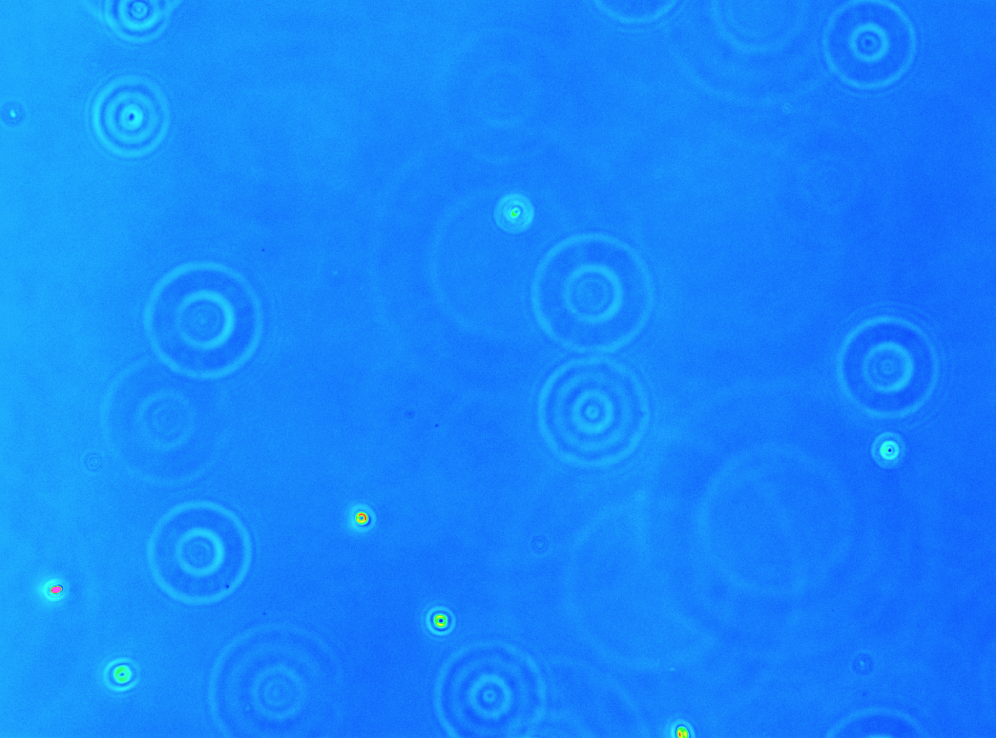
//> input picture 3DV1/unnamed.png, 996 x 738 px
$ ./new3DCode   (built with g++ and OpenCV 4)
//> lines starting //> are read from the running program, lines starting //| are printed output that depends on the picture; after the words box and inside, x2 and y2 are one past the last pixel; in counts of white or black regions, pixels touching at a corner belong together
#include <opencv2/opencv.hpp>
#include <opencv2/imgproc/imgproc.hpp>
#include <opencv2/objdetect/objdetect.hpp>
#include <opencv2/highgui/highgui.hpp>
#include <iostream>
#include <unistd.h>

using namespace cv;
using namespace std;

#define columns 996
#define rows 738

int intensity(int y, int x, Mat im){
  return (int)im.at<uchar>(Point(x,y));
}

// [53 lines of commented-out code are left out]

void findPeaks(int pixVal, Mat im, int numSmall = 11, int numLarge = 101, float thresh = 5){//for now pixVal is the y value, averaging together 11 values: 11 = minimum width of airy ring
  //borderline case marked when adjacent pixels = 255
  float vals[rows][columns];
  Mat im2=im.clone();
  namedWindow("og",0);
  imshow("og",im);
  for(pixVal = 0; pixVal < rows - 1; pixVal++){
    long integral[columns] = {0}, average = 0;//average of all values
    for(int i = 0; i < columns; i++)
      average += (int)im.at<uchar>(pixVal,i);
    average /= columns;
    integral[0] = (int)im.at<uchar>(pixVal,0);
    for(int i = 1; i < columns; i++){
      integral[i] = (int)im.at<uchar>(pixVal,i) + integral[i-1];
    }
   //sum cancels noise as in grainy, largeSum cancels lighting noise (eg. bright spot)
    int sum[columns] = {0};//sum is sum of 11 integers around n, first and last 11/2 undefined
    long long largeSum[columns] = {0};// largeSum is sum of 101 integers around n, makes up for deviations in background
    for(int i = 0; i < numSmall; i++){
      sum[numSmall/2] += (int)im.at<uchar>(pixVal,i);
    }
    for(int i = numSmall/2+1; i < columns - numSmall/2; i++){
      sum[i] = sum[i-1] - (int)im.at<uchar>(pixVal,i-numSmall/2-1) + (int)im.at<uchar>(pixVal,i+numSmall/2);
    }
    for(int i = 0; i < numLarge; i++){
      largeSum[numLarge/2] += (int)im.at<uchar>(pixVal,i);
    }
    for(int i = numLarge/2+1; i < columns - numLarge/2; i++){
      largeSum[i] = largeSum[i-1] - (int)im.at<uchar>(pixVal,i-numLarge/2-1) + (int)im.at<uchar>(pixVal,i+numLarge/2);
    }
    for(int i = numLarge/2+1; i < columns - numLarge/2-1; i++){//testing each point
      if(sum[i-1] <= sum[i] && sum[i+1] <= sum[i]){//some kind of peak: change?
        if(/*intensity(i,pixVal,im)*/sum[i]/numSmall -largeSum[i]/numLarge > thresh){//change?
           im2.at<uchar>(pixVal,i) = 255;
           //cout << i << " " << sum[i]/numSmall << " " << largeSum[i]/numLarge << endl;
         }
      }
    }
  }
  for(pixVal = 0; pixVal < columns - 1; pixVal++){
    long integral[rows] = {0}, average = 0;//average of all values
    for(int i = 0; i < rows; i++)
      average += (int)im.at<uchar>(i,pixVal);
    average /= rows;
    integral[0] = (int)im.at<uchar>(0,pixVal);
    for(int i = 1; i < rows; i++){
      integral[i] = (int)im.at<uchar>(i,pixVal) + integral[i-1];
    }
   //sum cancels noise as in grainy, largeSum cancels lighting noise (eg. bright spot)
    int sum[rows] = {0};//sum is sum of 11 integers around n, first and last 11/2 undefined
    long long largeSum[rows] = {0};// largeSum is sum of 101 integers around n, makes up for deviations in background
    for(int i = 0; i < numSmall; i++){
      sum[numSmall/2] += (int)im.at<uchar>(i,pixVal);
    }
    for(int i = numSmall/2+1; i < rows - numSmall/2; i++){
      sum[i] = sum[i-1] - (int)im.at<uchar>(i-numSmall/2-1,pixVal) + (int)im.at<uchar>(i+numSmall/2,pixVal);
    }
    for(int i = 0; i < numLarge; i++){
      largeSum[numLarge/2] += (int)im.at<uchar>(i,pixVal);
    }
    for(int i = numLarge/2+1; i < rows - numLarge/2; i++){
      largeSum[i] = largeSum[i-1] - (int)im.at<uchar>(i-numLarge/2-1,pixVal) + (int)im.at<uchar>(i+numLarge/2,pixVal);
    }
    for(int i = numLarge/2+1; i < rows - numLarge/2-1; i++){//testing each point
      if(sum[i-1] <= sum[i] && sum[i+1] <= sum[i]){//some kind of peak
        float x = /*intensity(i,pixVal,im)*/sum[i]/(float)numSmall -largeSum[i]/(float)numLarge;
        if(x > thresh){
           im2.at<uchar>(i,pixVal) = 255;
           //cout << i << " " << sum[i]/numSmall << " " << largeSum[i]/numLarge << endl;
         }
         //else if(x > thresh - 3 && im2.at<uchar>(i,pixVal) )
      }
    }
  }
  for(int r = 0; r < rows; r++){
    for(int c = 0; c < columns; c++){
      if(im2.at<uchar>(r,c) != 255){
        im2.at<uchar>(r,c) = 0;
      }
    }
  }
  namedWindow("no blur",0);
  imshow("no blur",im2);
  GaussianBlur(im2,im2,Size(9,9),0);


  namedWindow("a",0);
  imshow("a",im2);
}

int main(int argc, char** argv){
    ofstream fout;
    fout.open("data.csv");
    String imageName("unnamed.png");
    Mat og = imread(imageName, IMREAD_COLOR);
//> og is the input picture: 738 rows x 996 cols, CV_8UC3; mean B, G, R 251.1, 134.3, 22.9
    cvtColor(og,og,COLOR_BGR2GRAY);//grayscale
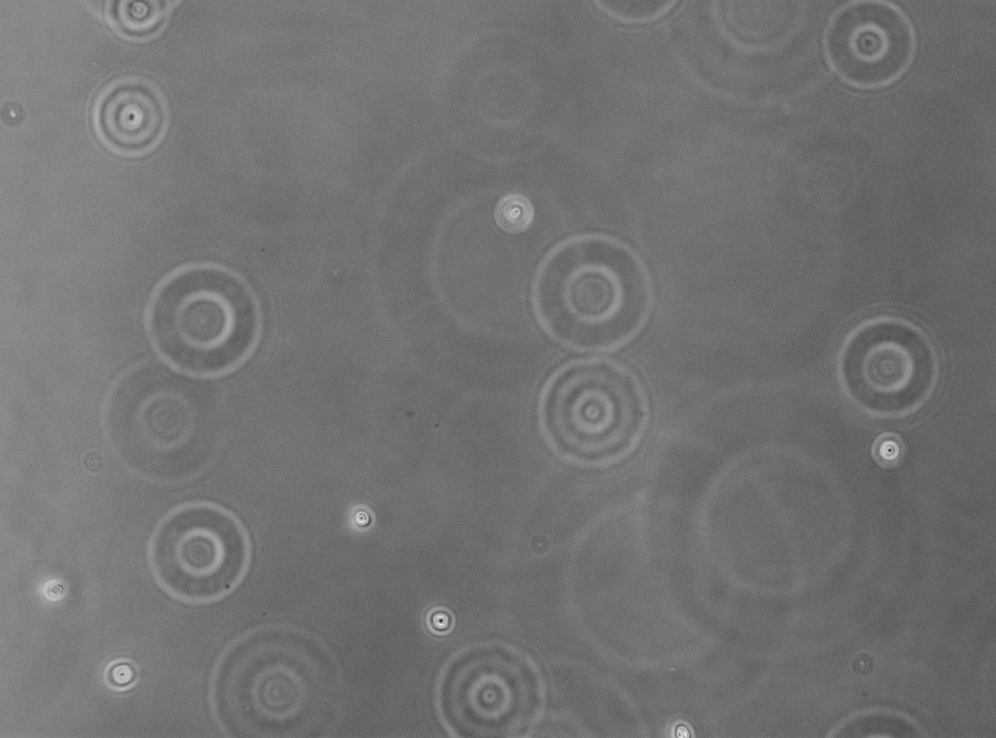
//> og: 738 rows x 996 cols, CV_8UC1; min 53, max 228, mean 114.3
    Mat newIm=og.clone();
    //GaussianBlur(og,og,Size(9,9),0);
    //namedWindow("gray",0);
    //imshow("gray",image);
    //make sure input is valid
    if( og.empty() )
    {
        cout <<  "Could not open or find the image" << std::endl ;
        return -1;
    }
    Mat image=og.clone();
    //Canny(image,image,300,300,5);
    //findPeaks(500);
    for(int x = 0; x < og.cols; x++){
      fout << (int)og.at<uchar>(250,x) << endl;
    }
    cout << endl << endl;
    findPeaks(500,og,11,101,4.5);
//> the loop in findPeaks, `for(pixVal = 0; pixVal < rows - 1; pixVal++)` made 737 passes
//> average on passes 1 to 3: 119, 118, 118
//> after the loop in findPeaks, `for(pixVal = 0; pixVal < rows - 1; pixVal++)`:
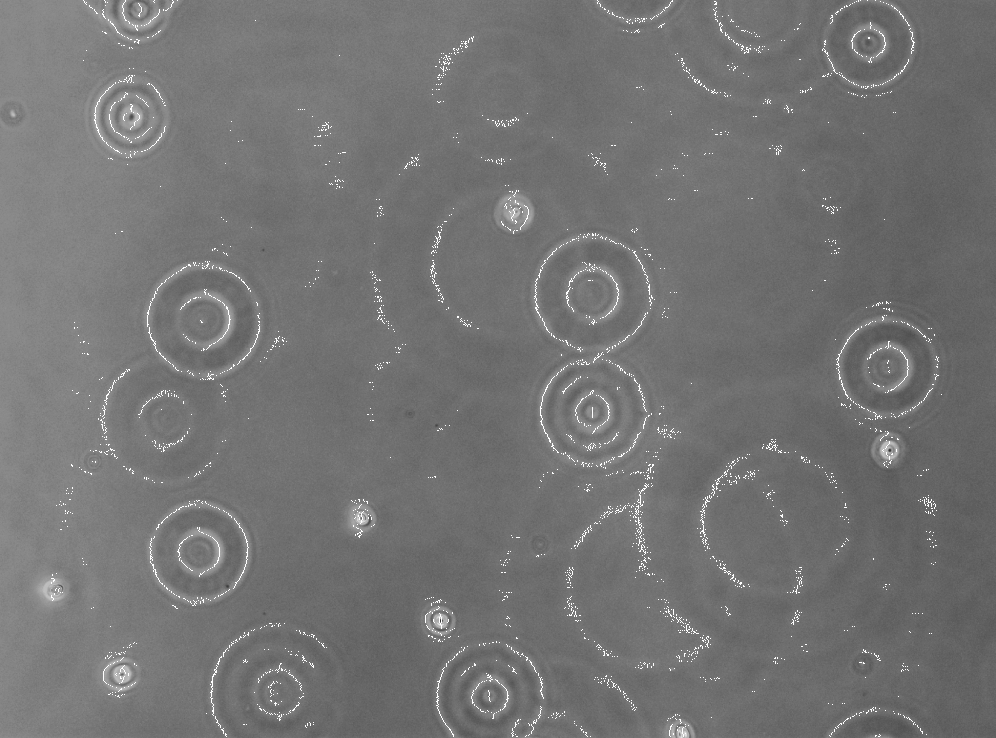
//> im2: 738 rows x 996 cols, CV_8UC1; 1.06% of pixels changed, all inside (x1, y1, x2, y2) = (51, 0, 942, 737)
//> the loop in findPeaks, `for(pixVal = 0; pixVal < columns - 1; pixVal++)` made 995 passes
//> average on passes 1 to 3: 135, 134, 134
//> after the loop in findPeaks, `for(pixVal = 0; pixVal < columns - 1; pixVal++)`:
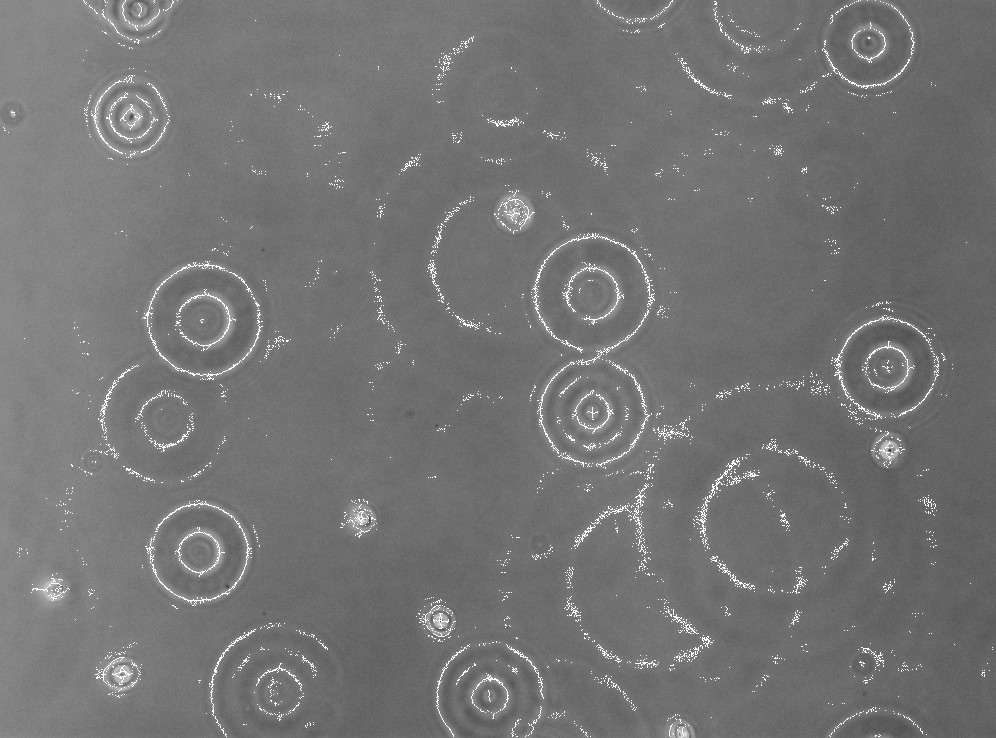
//> im2: 738 rows x 996 cols, CV_8UC1; 0.69% of pixels changed, all inside (x1, y1, x2, y2) = (3, 51, 993, 687)
//> after the loop in findPeaks, `for(int r = 0; r < rows; r++)`:
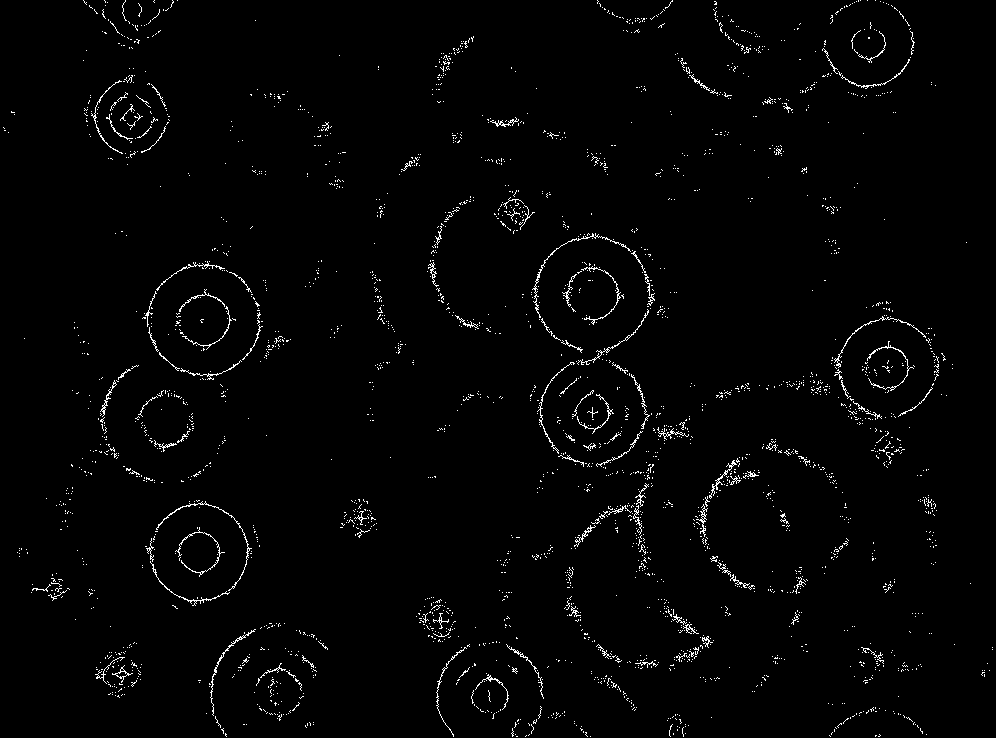
//> im2: 738 rows x 996 cols, CV_8UC1; 1.8% white in thin lines or dots
//> in findPeaks, `GaussianBlur(im2,im2,Size(9,9),0);`:
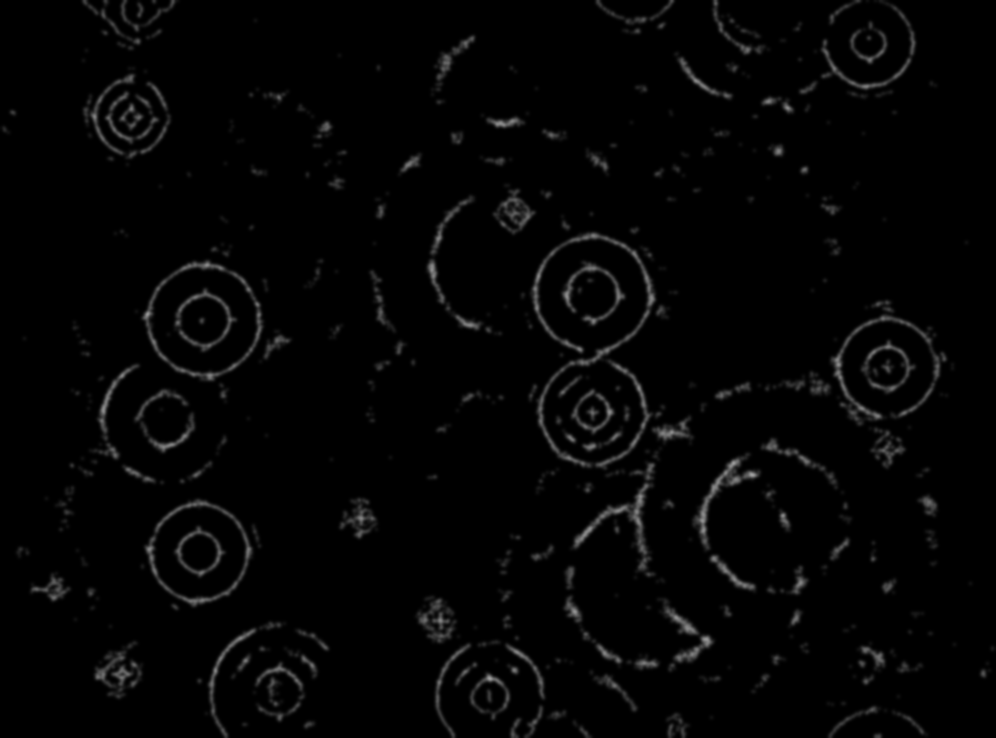
//> im2: 738 rows x 996 cols, CV_8UC1; 17.93% of pixels changed, all inside (x1, y1, x2, y2) = (0, 0, 996, 738)
    //findPeaks(500,newIm,"b");
    //namedWindow("test",0);
    //imshow("test",image);
    waitKey(0);
  	return 0;
}

$ run again, with 3DV1/lightCell.png copied over 3DV1/unnamed.png
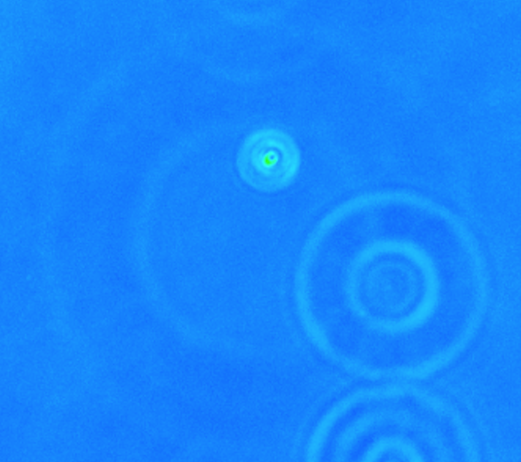
//> input picture 3DV1/lightCell.png, 1042 x 924 px (shown at 1/2 size)
//> og is the input picture: 924 rows x 1042 cols, CV_8UC3; mean B, G, R 251.1, 134.6, 22.9
//> og: 924 rows x 1042 cols, CV_8UC1
//> the loop in findPeaks, `for(pixVal = 0; pixVal < rows - 1; pixVal++)` made 737 passes
//> average on passes 1 to 3: 114, 114, 114
//> after the loop in findPeaks, `for(pixVal = 0; pixVal < rows - 1; pixVal++)`:
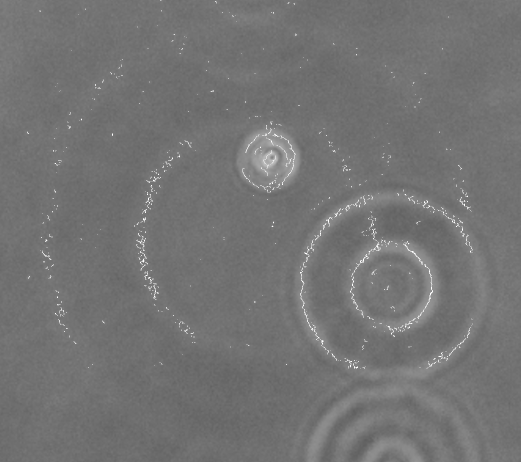
//> im2: 924 rows x 1042 cols, CV_8UC1 (shown at 1/2 size); min 94, max 255, mean 115.1
//> the loop in findPeaks, `for(pixVal = 0; pixVal < columns - 1; pixVal++)` made 995 passes
//> average on passes 1 to 3: 115, 115, 115
//> after the loop in findPeaks, `for(int r = 0; r < rows; r++)`:
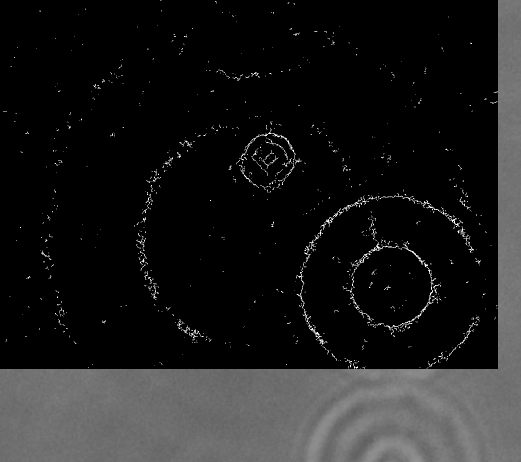
//> im2: 924 rows x 1042 cols, CV_8UC1 (shown at 1/2 size); min 0, max 255, mean 29.3
